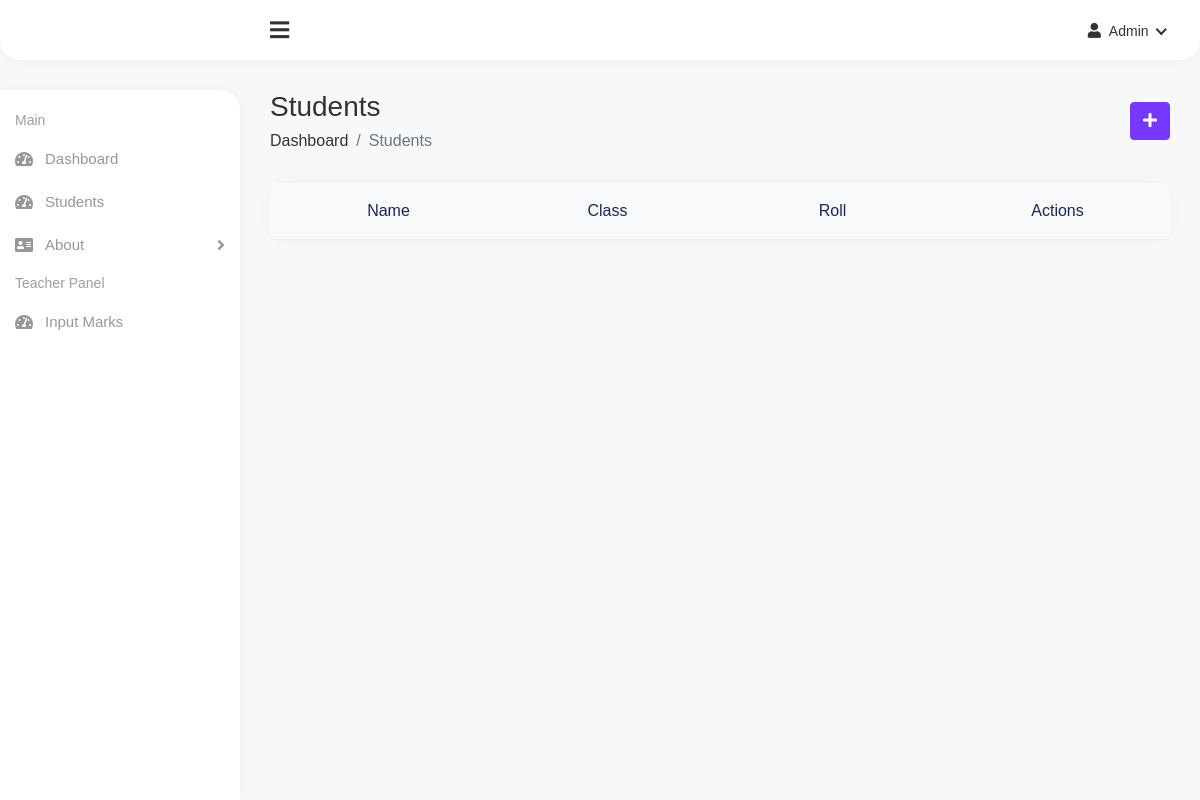
The page /students/ on the database as committed earlier.
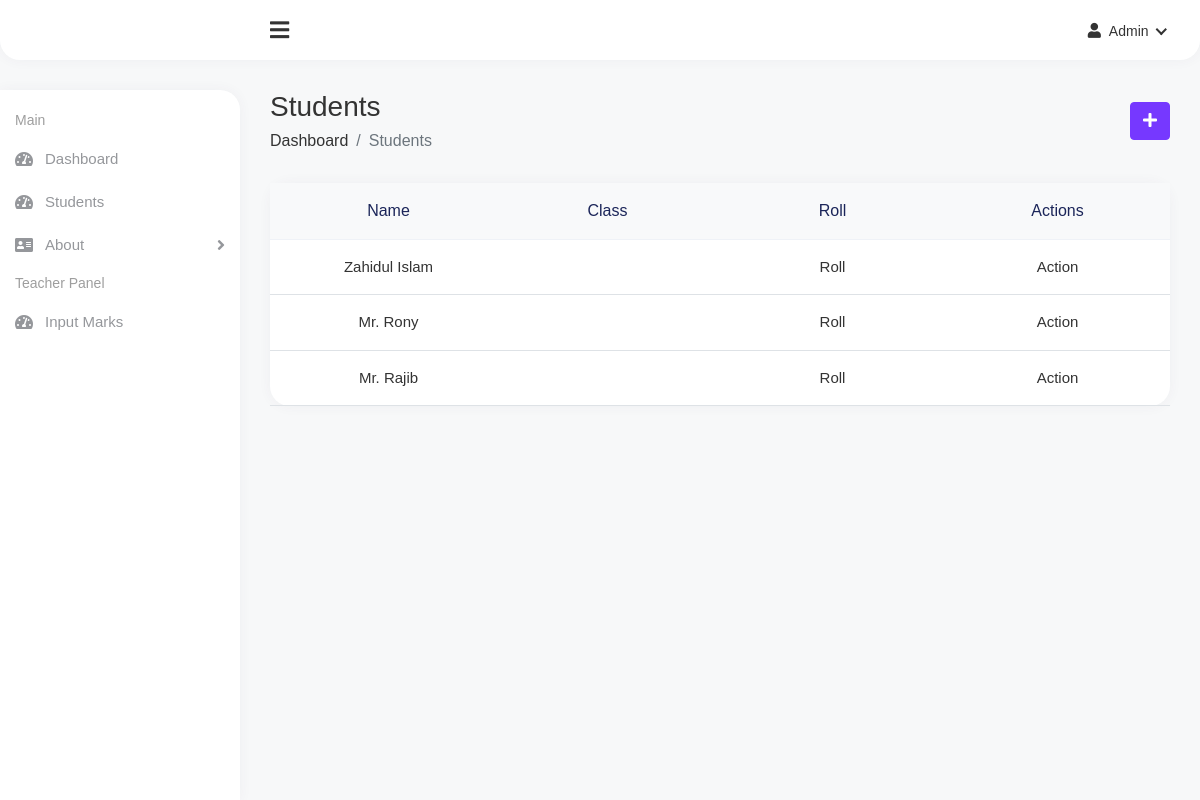
The same page on the database as committed later.
### main_app/models.py (models this page shows)
class Student(models.Model):
    name = models.CharField(max_length=100)
    father_name = models.CharField(max_length=100)
    phone = models.IntegerField()
    address = models.TextField()
    roll = models.SmallIntegerField()
    class_name = models.ForeignKey(ClassSubject, on_delete=models.SET_NULL, null=True)
    is_active = models.BooleanField(default=True)
    class Meta:
        unique_together = ('class_name', 'roll',)
    def __str__(self):
        return self.name

### main_app/views.py (the view)
# urls.py: path('students/', views.students, name='students'),
def students(request):
    context={}
    student_list=Student.objects.filter(is_active=True)
    context['student_list']=student_list
    print(student_list,'---')
    return render(request, 'students.html', context)

### templates/students.html
{% extends 'base.html' %}
{% load static %}
{% block content %}
<div class="page-wrapper">
    <div class="content container-fluid">
        <div class="page-header">
                <div class="row align-items-center">
                    <div class="col">
                        <h3 class="page-title">Students</h3>
                        <ul class="breadcrumb">
                            <li class="breadcrumb-item"><a href="{%url 'home' %}">Dashboard</a>
                            </li>
                            <li class="breadcrumb-item active">Students</li>
                        </ul>
                    </div>
                    <div class="col-auto">
                        <a href="" class="btn btn-primary mr-1">
                            <i class="fas fa-plus"></i>
                        </a>
                    </div>
                </div>
            </div>
        <div class="row">
                <div class="col-sm-12">
                    <div class="card card-table">
                        <div class="card-body">
                            <div class="table-responsive">
                                <table id="CustomerTableOrderDetail" class="table table-center table-hover">
                                    <thead class="thead-light">
                                    <tr>
                                        <th style="width:25% !important;" class="text-center">Name</th>
                                        <th class="text-center" style="width:25% !important;">Class</th>
                                        <th class="text-center" style="width:25% !important;">Roll</th>
                                        <th class="text-center" style="width:25% !important;">Actions</th>
                                    </tr>
                                    </thead>
                                    <tbody>
                                    {% for student in student_list %}
                                    <tr>
                                        <td class="text-center">{{ student.name }}</td>
                                        <td class="text-center">{{ student.class_name.name }}</td>
                                        <td class="text-center">Roll</td>
                                        <td class="text-center">Action</td>
                                    </tr>
                                    {% endfor %}
                                    </tbody>
                                </table>
                            </div>
                        </div>
                    </div>
                </div>
            </div>
    </div>
</div>
{% endblock %}

### templates/base.html (shortened to what this page needs)
{% load static %}
<!DOCTYPE html>
<html lang="en">
<head>
    <link rel="stylesheet" href="{% static '' %}css/bootstrap.min.css">
    <link rel="stylesheet" href="{% static '' %}plugins/fontawesome/css/fontawesome.min.css">
    <link rel="stylesheet" href="{% static '' %}plugins/fontawesome/css/all.min.css">
    <link rel="stylesheet" href="{% static '' %}plugins/select2/css/select2.min.css">
    <link rel="stylesheet" href="{% static '' %}plugins/datatables/datatables.min.css">
    <link rel="stylesheet" href="{% static '' %}css/bootstrap-datetimepicker.min.css">
    <link rel="stylesheet" href="{% static '' %}css/style.css">
    <link rel="stylesheet" type="text/css" href="//cdn.datatables.net/1.10.12/css/jquery.dataTables.min.css"/>
    <link href="{% static 'vendor/datatables/dataTables.bootstrap4.css' %}" rel="stylesheet">
</head>
<body class="nk-body bg-lighter npc-default has-sidebar no-touch nk-nio-theme">
<div class="main-wrapper">
    <div class="header header-one">
        <div class="header-left header-left-one">
        </div>
        <a href="javascript:void(0);" id="toggle_btn">
            <i class="fas fa-bars"></i>
        </a>
        <ul class="nav nav-tabs user-menu">
            <li class="nav-item dropdown has-arrow main-drop">
                <a class="dropdown-toggle nav-link" data-bs-toggle="dropdown" href="#">
                    <i class="fas fa-user me-2" style="font-size:15px;"></i><span>Admin</span>
                </a>
            </li>
        </ul>
    </div>
    <div class="sidebar" id="sidebar">
        <div class="sidebar-inner slimscroll">
            <div class="sidebar-menu" id="sidebar-menu">
                <ul>
                    <li class="menu-title"><span>Main</span></li>
                    <li class="">
                        <a  href="{% url 'home' %}"><i class="fas fa-tachometer-alt"></i> <span>Dashboard</span></a>
                    </li>
                    <li class="">
                        <a  href="{% url 'students' %}"><i class="fas fa-tachometer-alt"></i> <span>Students</span></a>
                    </li>
                    <li class="submenu">
                        <a href="#"><i class="fas fa-address-card"></i> <span>About</span>
                            <span class="menu-arrow"></span></a>
                    </li>
                    <li class="menu-title"><span>Teacher Panel</span></li>
                    <li class="">
                        <a  href="{% url 'class-subject' %}"><i class="fas fa-tachometer-alt"></i> <span>Input Marks</span></a>
                    </li>
                </ul>
            </div>
        </div>
    </div>
    {% block content %}
    {% endblock %}
</div>
</body>
</html>

Rows that differ between the two databases and show on the page:
added Student: name "Zahidul Islam"
added Student: name "Mr. Rony"
added Student: name "Mr. Rajib"
